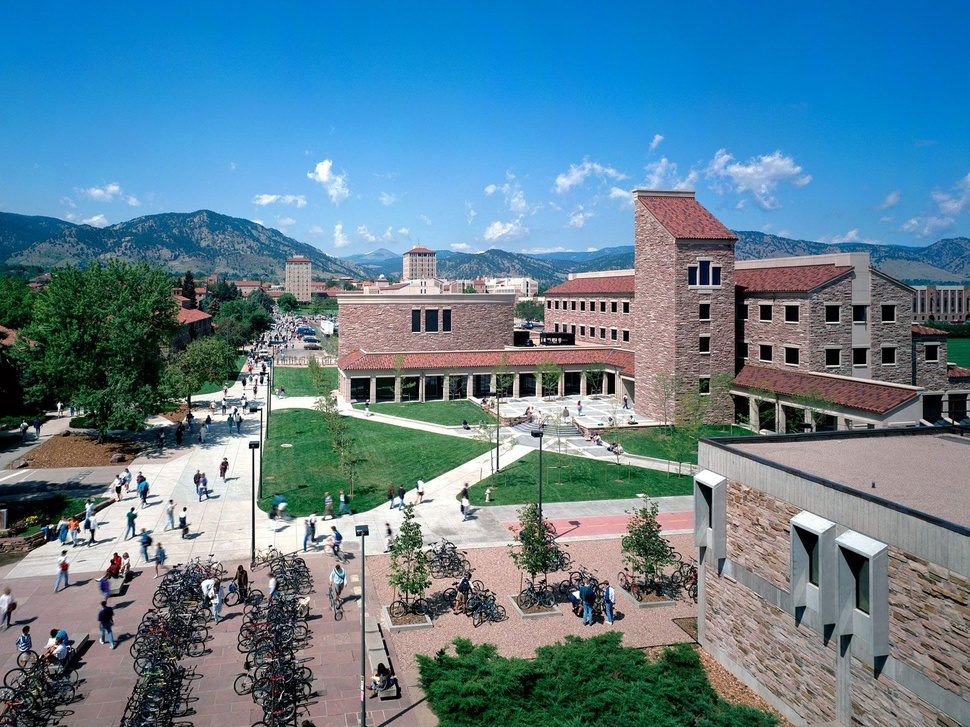
#> input picture lab2/test01.jpg, 970 x 727 px, shrunk from 1600 x 1200 before the run
$ python edge_detection.py test01.jpg test02.jpg   (older library calls are emulated)
#> lines starting #> are read from the running program, lines starting #| are printed output that depends on the picture
import numpy as np
from PIL import Image
import matplotlib.pyplot as plt
import sys
from scipy import signal

kernel_x = np.array([[-1, 0, 1], [-2, 0, 2], [-1, 0, 1]])
kernel_y = np.array([[-1, -2, -1], [0, 0, 0], [1, 2, 1]])

pilim = Image.open(sys.argv[1])
#> pilim is the input picture: PIL image 970x727 RGB; mean R, G, B 94.1, 128, 146

if sys.argv[2]:
    out_filename = sys.argv[2]
else:
    out_filename = 'test_img_edge.jpg'

pilim = pilim.convert('L')  # convert to monochrome
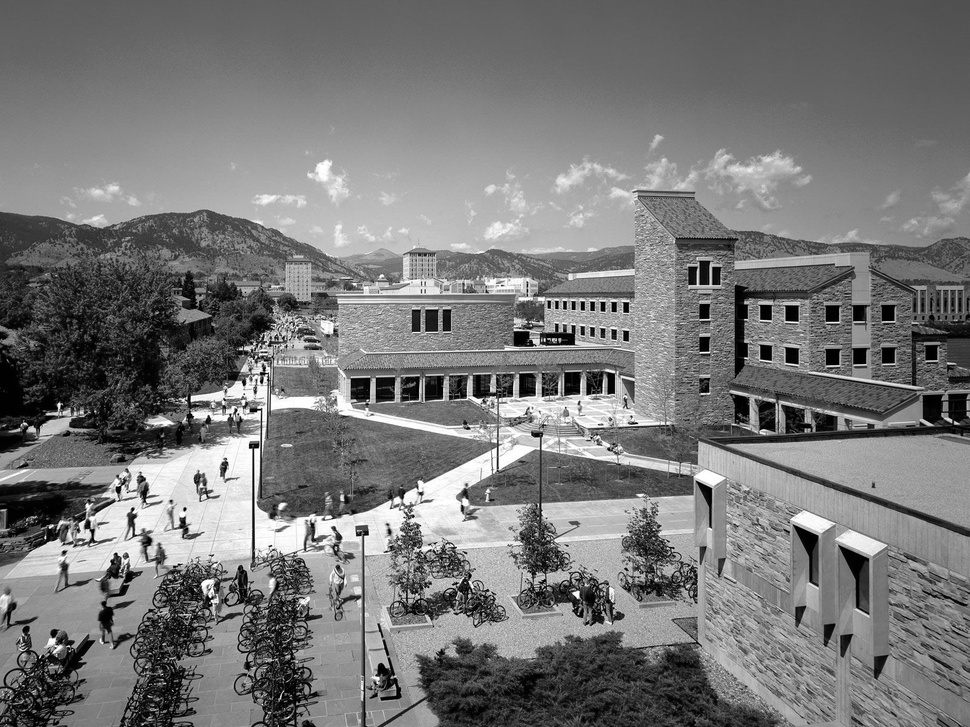
#> pilim: PIL image 970x727 L; min 0, max 255, mean 119.9
imdat = np.asarray(pilim, np.float) # put PIL image into numpy array of floats

grad_x = signal.convolve2d(imdat, kernel_x)
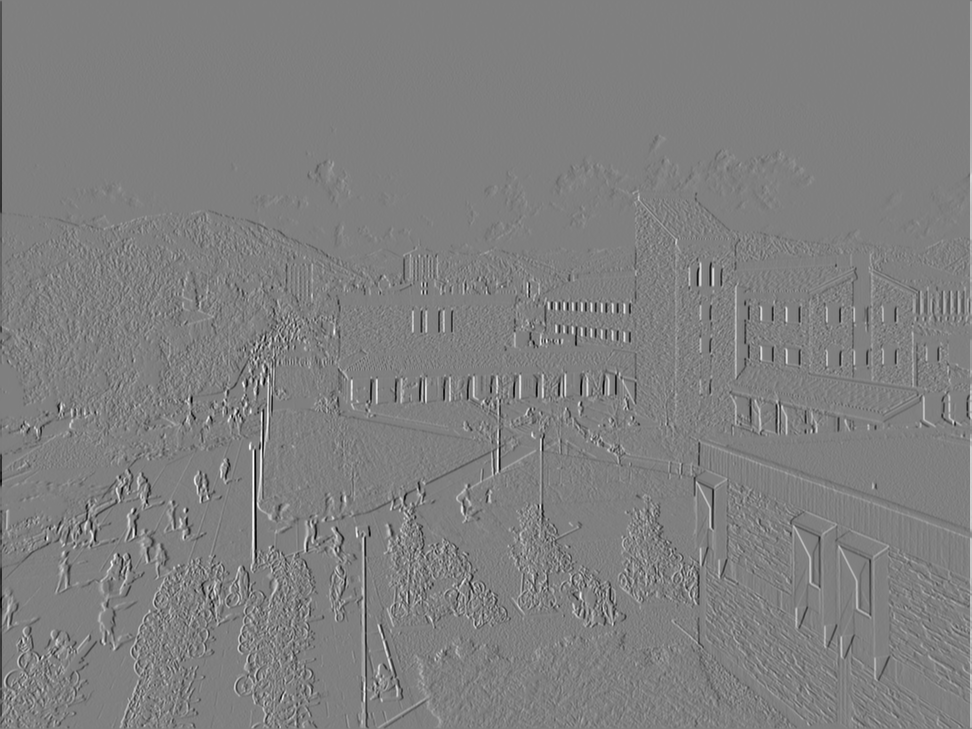
#> grad_x: shape (729, 972) float64; min -1009, max 1006, mean 0; drawn with min black and max white
grad_y = signal.convolve2d(imdat, kernel_y)
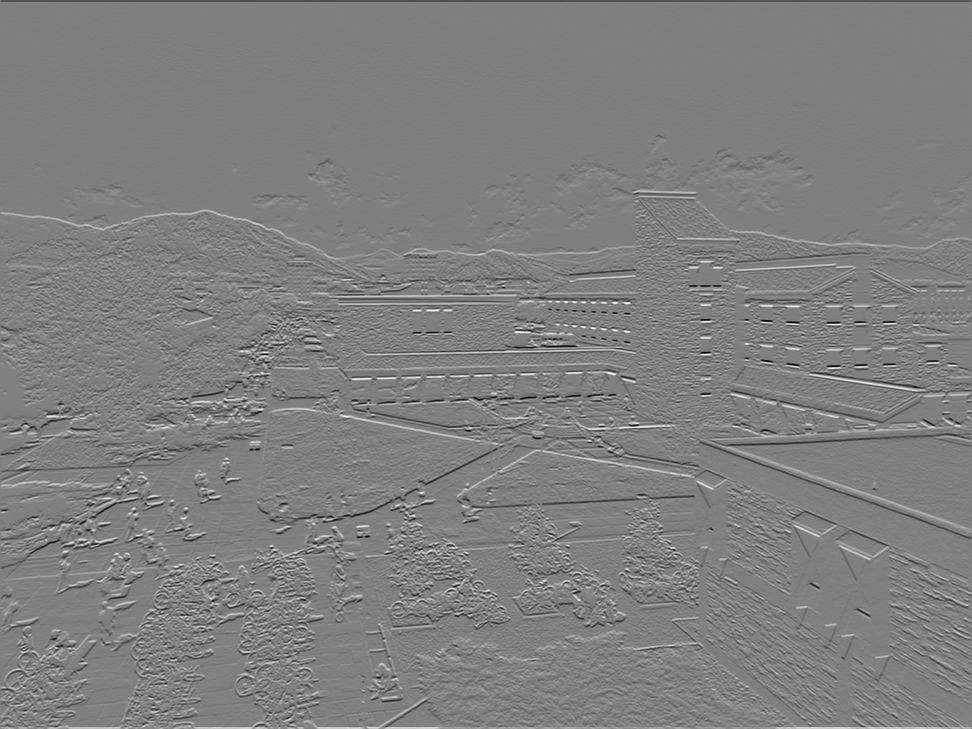
#> grad_y: shape (729, 972) float64; min -1013, max 1003, mean 0; drawn with min black and max white

edge = np.sqrt(grad_x**2 + grad_y**2)
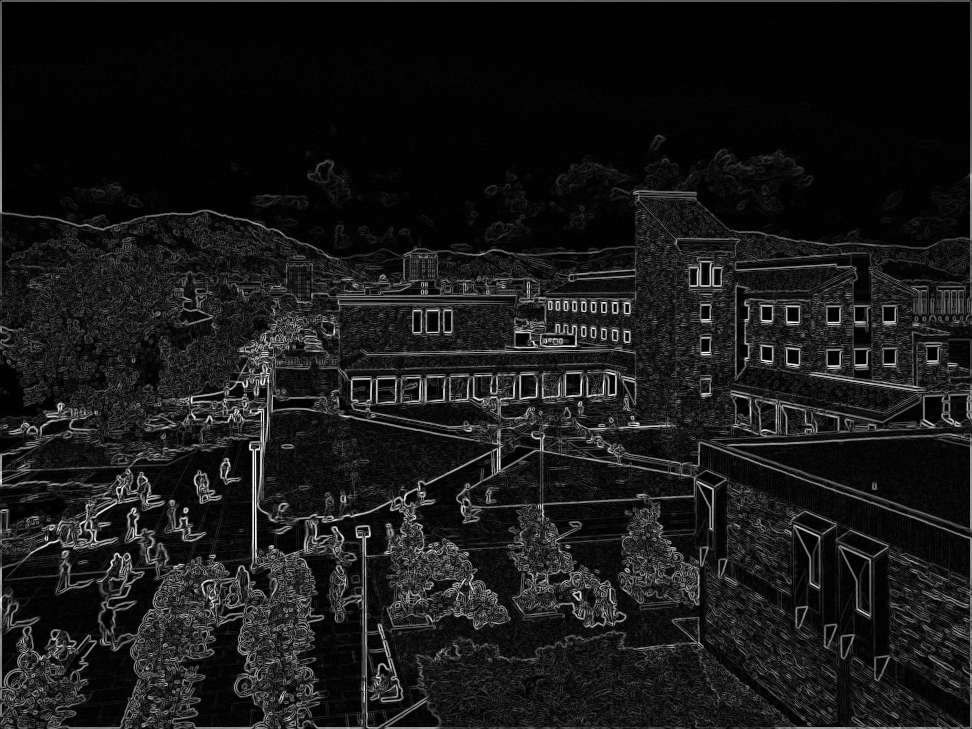
#> edge: shape (729, 972) float64; min 0, max 1014.4, mean 97.7; drawn with min black and max white

threshold = 200
edge[edge < threshold] = 0
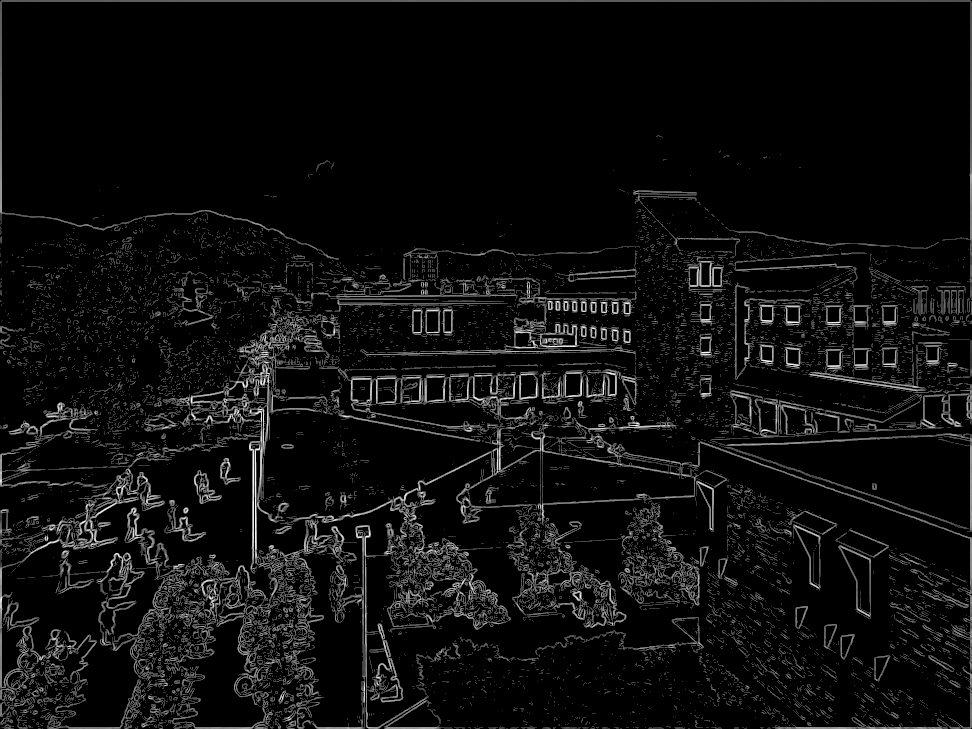
#> edge: shape (729, 972) float64; min 0, max 1014.4, mean 55.4; drawn with min black and max white

Image.fromarray(edge).convert('L').save(out_filename)
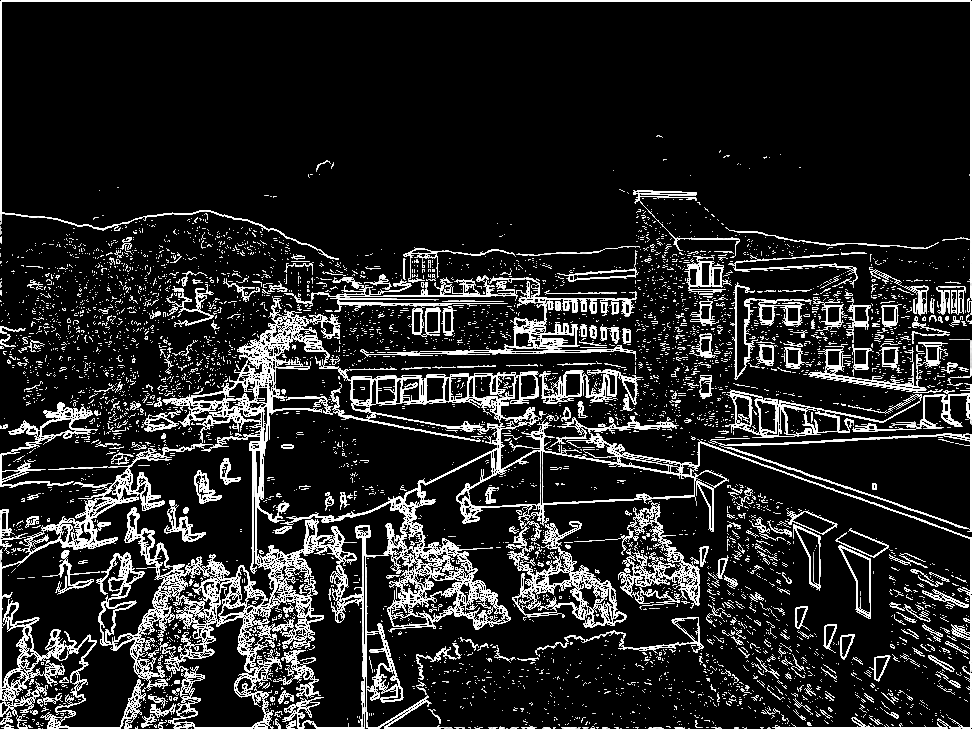
#> saved as test02.jpg: PIL image 972x729 L; min 0, max 255, mean 37.8
Image.fromarray(edge).show()

$ run again, on lab2/lc1.jpg
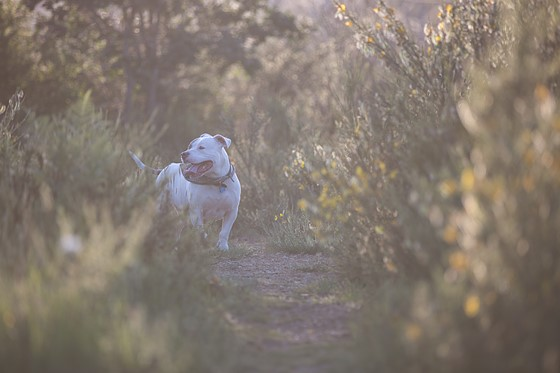
#> input picture lab2/lc1.jpg, 560 x 373 px
#> pilim is the input picture: PIL image 560x373 RGB; mean R, G, B 130.8, 120.1, 110.8
#> pilim: PIL image 560x373 L
#> `grad_y = signal.convolve2d(imdat, kernel_y)`:
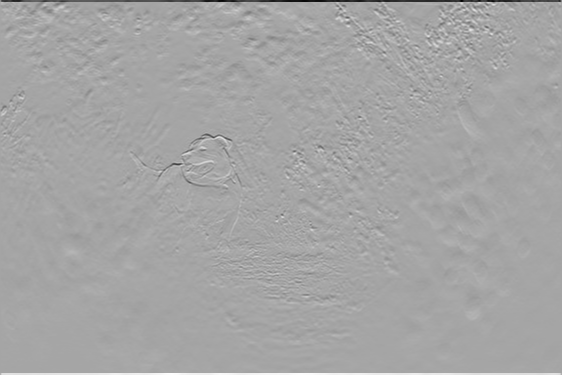
#> grad_y: shape (375, 562) float64; min -860, max 468, mean 0; drawn with min black and max white
#> `Image.fromarray(edge).convert('L').save(out_filename)`:
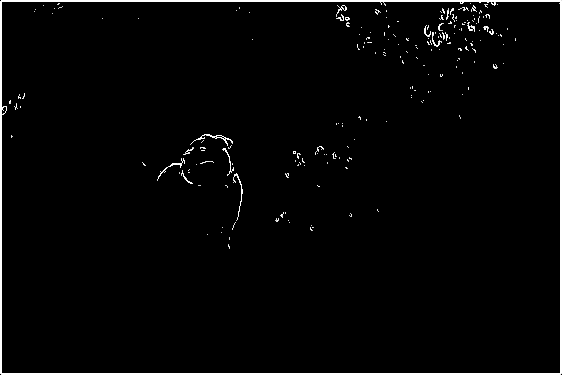
#> saved as lc1.jpg: PIL image 562x375 L; min 0, max 255, mean 6.1

$ run again, on lab2/lc1_enhanced.jpg
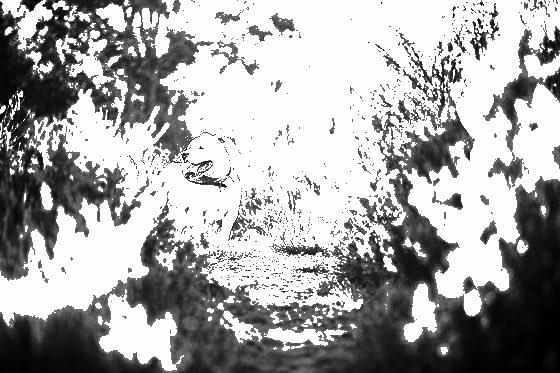
#> input picture lab2/lc1_enhanced.jpg, 560 x 373 px
#> pilim is the input picture: PIL image 560x373 L; min 0, max 255, mean 165
#> `grad_y = signal.convolve2d(imdat, kernel_y)`:
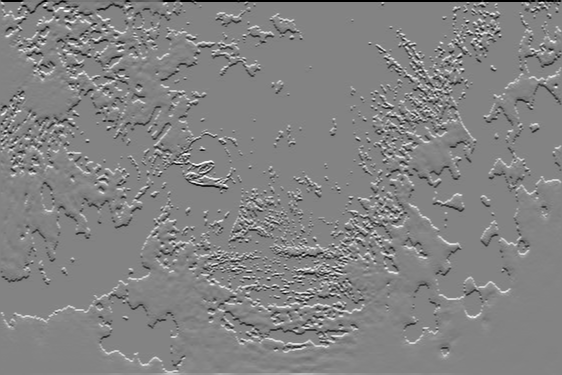
#> grad_y: shape (375, 562) float64; min -1020, max 961, mean 0; drawn with min black and max white
#> `Image.fromarray(edge).convert('L').save(out_filename)`:
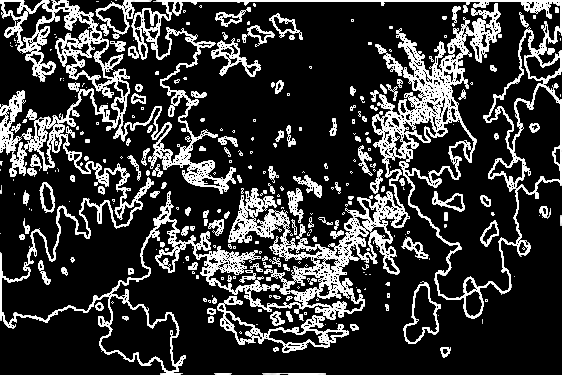
#> saved as lc1_enhanced.jpg: PIL image 562x375 L; min 0, max 255, mean 55.5

$ run again, on lab2/lc2.jpg
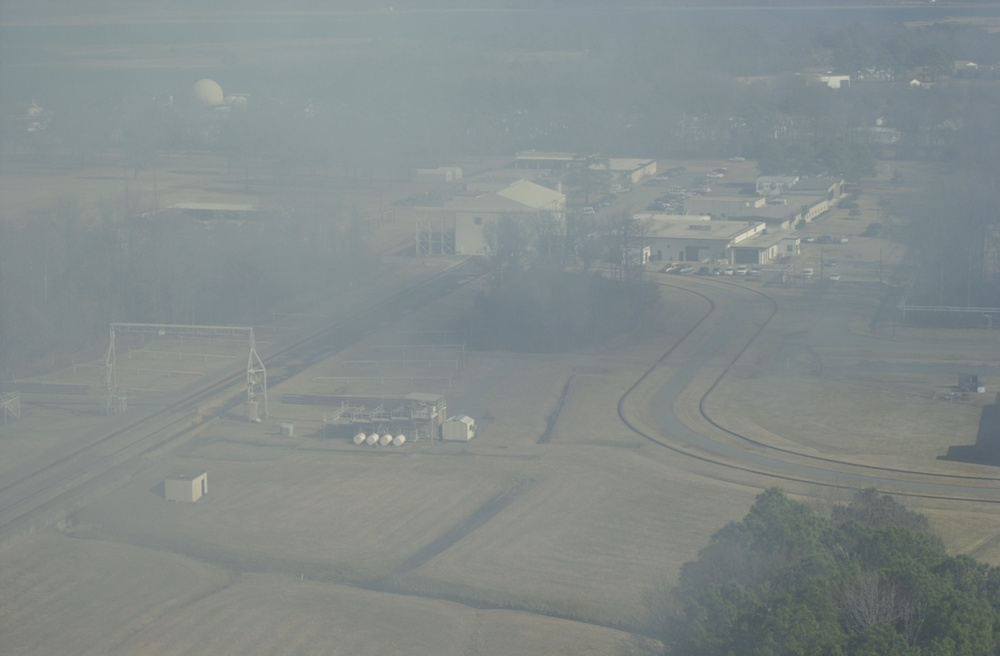
#> input picture lab2/lc2.jpg, 1000 x 656 px, shrunk from 2000 x 1312 before the run
#> pilim is the input picture: PIL image 1000x656 RGB; mean R, G, B 131.6, 139.7, 139
#> pilim: PIL image 1000x656 L
#> `grad_y = signal.convolve2d(imdat, kernel_y)`:
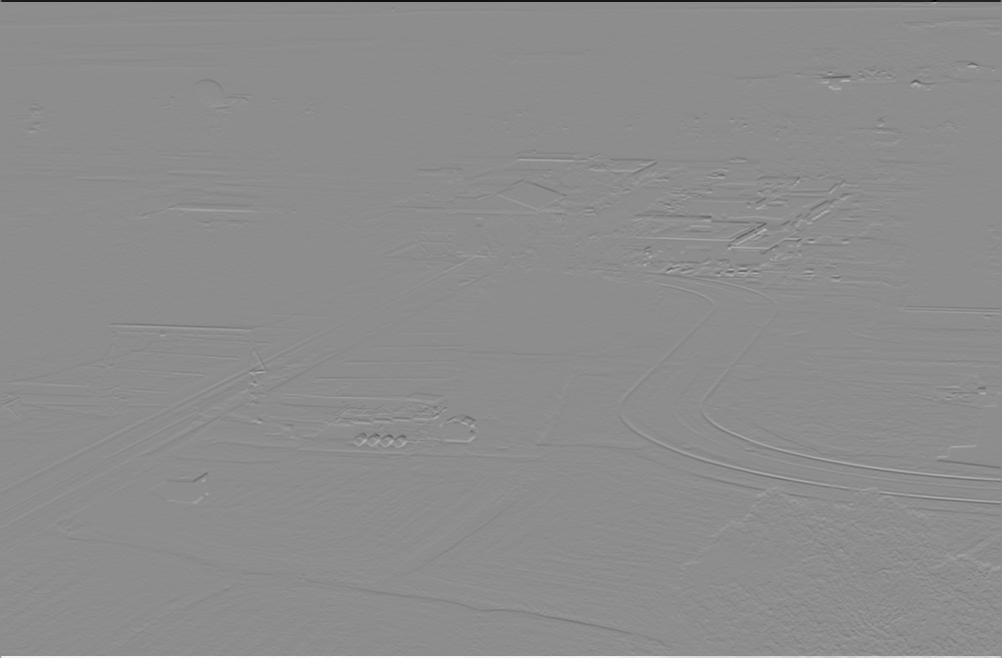
#> grad_y: shape (658, 1002) float64; min -705, max 568, mean 0; drawn with min black and max white
#> `Image.fromarray(edge).convert('L').save(out_filename)`:
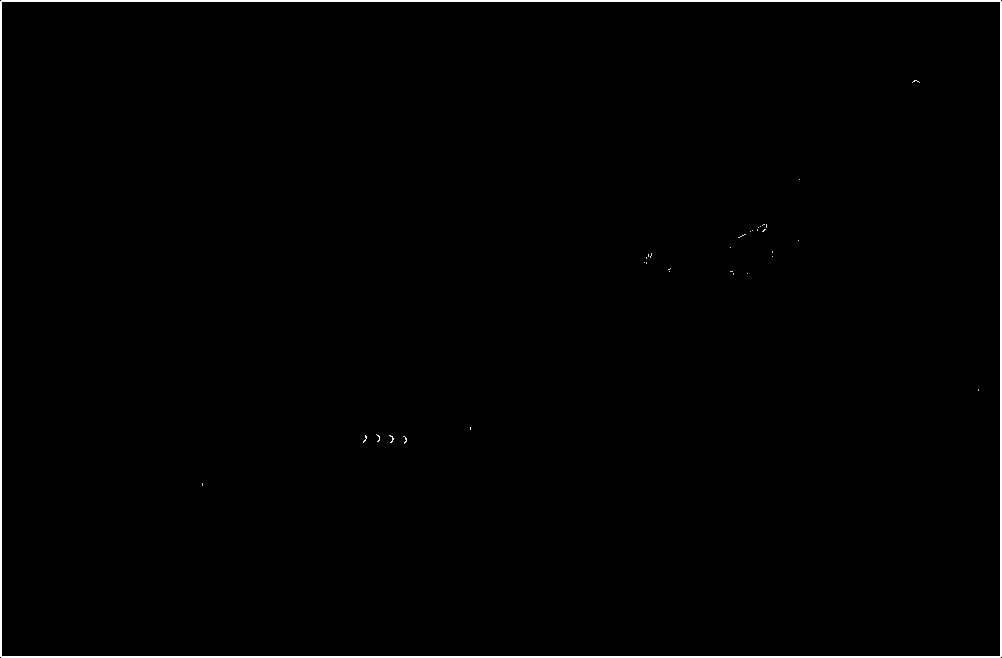
#> saved as lc2.jpg: PIL image 1002x658 L; min 0, max 255, mean 2.6
